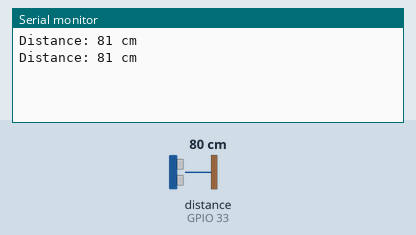
A sketch run on a simulated ESP32. Shown: the last lines printed to the serial monitor. Inputs (shaded band) come from the test bench; at power-on: distance to the obstacle (sensor on GPIO 33) 80 cm. The echo pulse lasts 58.3 µs per cm.

Above: at 2.8 s.
2.9 s: distance to the obstacle (sensor on GPIO 33) set to 2 cm
At 3.9 s:
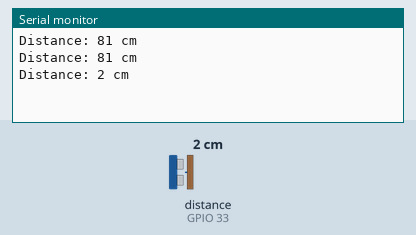
5.0 s: distance to the obstacle (sensor on GPIO 33) set to 4 cm
At 6.2 s:
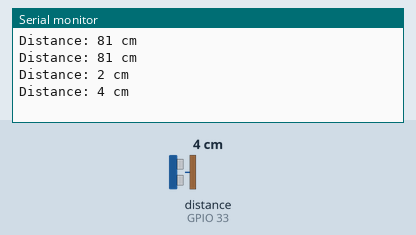
Timing chart, 0 to 8.0 s (numbered marks = the images above; inputs shaded):
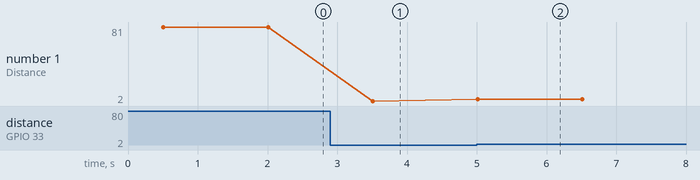

Measured:
- after the input at 2.9 s, the serial monitor: prints a new line after 0.61 s (image 1)
- after the input at 5.0 s, the serial monitor: prints a new line at once (image 2)
- plotted number 1: 81 → 2 after the input at 2.9 s, 2 → 4 after the input at 5.0 s

The sketch:

HC_SR04.ino
```cpp
#include <NewPing.h>

#define TRIGGER_PIN 32
#define ECHO_PIN 33
#define MAX_DISTANCE 100

NewPing sonar(TRIGGER_PIN, ECHO_PIN, MAX_DISTANCE);

void setup() {
  Serial.begin(9600); // Initialize serial communication
}

void loop() {
  delay(500); // Wait for a moment
  unsigned int distance = sonar.ping_cm(); // Measure distance in centimeters
  Serial.print("Distance: ");
  Serial.print(distance);
  Serial.println(" cm");
  delay(1000);
}
```
